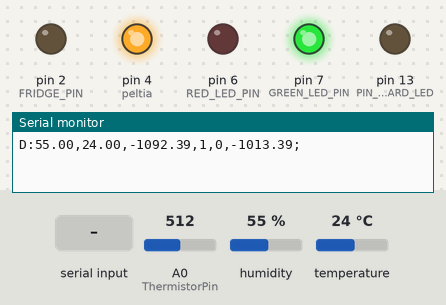
A sketch run on a simulated Arduino Uno, built with avr-gcc and run on an emulated ATmega328P. On the bench: output pins drawn as LEDs (lit = HIGH), the last lines printed to the serial monitor. Inputs (shaded band) come from the test bench; at power-on: A0 (ThermistorPin) = 512, humidity 55 %, temperature 24 °C.

Above: at 3.0 s.
3.1 s: "1\n" received over Serial
At 5.2 s:
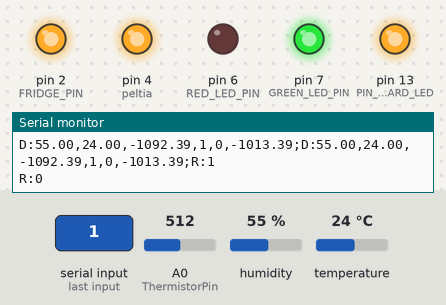
5.5 s: "2\n" received over Serial
At 7.5 s:
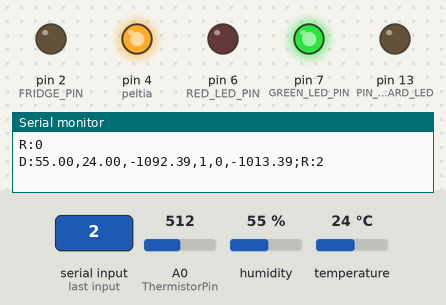
Timing chart, 0 to 9.0 s (numbered marks = the images above; inputs shaded):
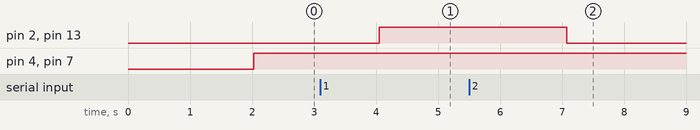

The sketch:

PMF_Arduino_Code.ino
```cpp
// Arduino Code
// The Pimp My Fridge Project

// The Arduino Board will send through the serial communication data's DewPoint frames by this way:
// D:<Internal Humidity Rate>,<Internal Temperature>,<External Temperature>,<Temp Critical>,<Dew Possible>,<CRC>;
// Each read line has a trame.
// The CRC is simply the sum of the differents values.
// All those values may send "nan" (Not a Number) again if there is an error.

// It's possible to switch on and switch off the fridge by sending
// some commands via the serial communication.
// Send 1 to turn on the fridge.
// Send 2 to turn off the fridge.
// Send something else to set the RequiredTemperature value
// The Arduino always answers to validate the command. It sends it again :
// R:1   when it switches on the fridge.
// R:2   when it switches off the fridge.
// R:0   if there's a reading error

// CONFIGURATION

#define PIN_DHT 8                   // Command Pin for the internal DHT
#define DHTTYPE DHT11               // DHT Type : DHT11

int FRIDGE_PIN = 2;                 // Alimentation ConDewPointol Pin of the frige
int RED_LED_PIN = 6;                // Light on if there is condensation phenomenon
int GREEN_LED_PIN = 7;              // Light on if not
int peltia = 4;                     // The N-Channel MOSFET is on digital pin 4
int SensorValue;                    // Variable which contains the value sent by the sensor
float tension;                      // This variable stores the calculated voltage from the sent sensor value
float InternalTemperature;          // This variable represents the temperature value inside the fridge
float InternalHumidity;             // This variable represents the humidity value insideside the fridge
float ExternalTemperature;          // This variable represents the temperature value outside the fridge
float RequiredTemperature;          // The required temperature that must be maintained by the can
float CriticalGap = 3.0;            // The critical gap from which we have a temperature rise
float GapRegulation = 2.0;          // The gap from which the temperature regulation function starts
int ThermistorPin = A0;             // The pin where the external temperature value will be retrieved
float TemperatureGap;               // The gap between the internal temperature and the required temperature
float DewPoint;                     // The temperature from which the condensation phenomenon is possible

// END OF THE CONFIGURATION

// Loading DHT Sensor Library
#include "DHT.h"
DHT dht(PIN_DHT, DHTTYPE);

// Program's Variables
int readValue = 0;
bool writing = false;

// Define the conDewPointolable LED on the Arduino Code
int PIN_ONBOARD_LED = 13;

/**
   Setup the application.
 **/
void setup() {
  // Open the serial communication
  Serial.begin(9600);
  // Define thethermistor pin as an input
  pinMode(ThermistorPin, INPUT);
  // Define the fridge pin as an output
  pinMode(FRIDGE_PIN, OUTPUT);
  // Define the Arduino Onboard LED pin as an output
  pinMode(PIN_ONBOARD_LED, OUTPUT);
  // Define the red LED pin as an output
  pinMode(RED_LED_PIN, OUTPUT);
  // Define the green LED pin as an output
  pinMode(GREEN_LED_PIN, OUTPUT);
  // Define the N-Channel MOSFET pin as an output
  pinMode(peltia, OUTPUT);
  // Enable the DHT Sensor Library
  dht.begin();
}

/**
   Working Loop.
*/
void loop() {

  // delay between each measurement
  delay(2000);

  // INTERNAL FRIDGE TEMPERATURE DHT SENSOR
  // Read temperature or humidity takes about 250 milliseconds!
  // Sensor readings may also be up to 2 seconds 'old' (its a very slow sensor)
  InternalHumidity = dht.readHumidity();

  // Read temperature as Celsius (the default)
  InternalTemperature = dht.readTemperature();

  // Data Verification
  if (isnan(InternalHumidity) || isnan(InternalTemperature)) {
    Serial.println("No value returned by the DHT11. Is it correctly plug in ?");
    delay(1000);
    return; // If no value is received by the Arduino board, it waits for 1 second then it restarts the loop() function
  }

  float K = ((17.27 * InternalTemperature) / (237.7 + InternalTemperature)) + log(InternalHumidity/100);

  // Calculation of the dew point in order to prevent a risk of condensation
  DewPoint = (237.7 * K) / (17.27 - K);

  // EXTERNAL FRIDGE TEMPERATURE THERMISTOR SENSOR
  // Voltage Reading
  SensorValue = analogRead(ThermistorPin);
  tension = SensorValue * 5.0;
  tension = tension/1023.0;
  ExternalTemperature = (tension - 0.7)/(-0.00165);

  TemperatureGap = InternalTemperature - RequiredTemperature;

  bool tempGap = isTempGap();

  bool DewPossible = isDewPoint();

  // Send a data DewPointame by the serial communication
  while (writing) {} // synchronization
  writing = true;
  Serial.print("D:");
  Serial.print(InternalHumidity);
  Serial.print(',');
  Serial.print(InternalTemperature);
  Serial.print(',');
  Serial.print(ExternalTemperature);
  Serial.print(',');
  Serial.print(tempGap);
  Serial.print(',');
  Serial.print(DewPossible);
  Serial.print(',');
  Serial.print(InternalHumidity + InternalTemperature + ExternalTemperature); // CRC
  Serial.print(";");

  writing = false;

  if (InternalTemperature <= DewPoint) {
    digitalWrite(RED_LED_PIN, HIGH);
    digitalWrite(GREEN_LED_PIN, LOW);
  }
  else{
    digitalWrite(RED_LED_PIN, LOW);
    digitalWrite(GREEN_LED_PIN, HIGH);
  }

  // Regulates the internal temperature of the fridge to keep it to the required temperature of RequiredTemperature degrees Celsius
  RegulateTemperature();
}

/**
   When a data is received through the serial communication
*/
void serialEvent(){
  // Data are available
  while (Serial.available() > 0){
    // Read the received value as an integer
    readValue = Serial.parseInt();

    //Switch on the fridge
    if (readValue == 1)
    {
      digitalWrite(PIN_ONBOARD_LED, HIGH); // Turn on the Arduino LED to show the good functionnality of the program
      digitalWrite(FRIDGE_PIN, HIGH);
    }
    // Switch off the fridge
    else if (readValue == 2)
    {
      digitalWrite(PIN_ONBOARD_LED, LOW); // Turn off the Arduino LED to show the end of the program
      digitalWrite(FRIDGE_PIN, LOW);
    }
    // Sets the Required Tempearature
    else{
      RequiredTemperature = readValue;
    }

    // Looping Response
    while (writing) {} // synchronization
    writing = true;
    Serial.print("R:");
    Serial.println(readValue);
    writing = false;
  }
}

void RegulateTemperature(){
    if(TemperatureGap < GapRegulation){
      digitalWrite(peltia, LOW);
    }
    else if(TemperatureGap >= GapRegulation){
      digitalWrite(peltia, HIGH);
    }
}

bool isTempGap(){
  return ((TemperatureGap >= CriticalGap) ? true:false);
}

bool isDewPoint(){
  return ((InternalTemperature <= DewPoint) ? true:false);
}
```

Measured:
- after the input at 3.1 s, pin 2 (FRIDGE_PIN), pin 13 (PIN_ONBOARD_LED): LOW → HIGH after 0.95 s
- after the input at 5.5 s, pin 2 (FRIDGE_PIN), pin 13 (PIN_ONBOARD_LED): HIGH → LOW after 1.6 s
